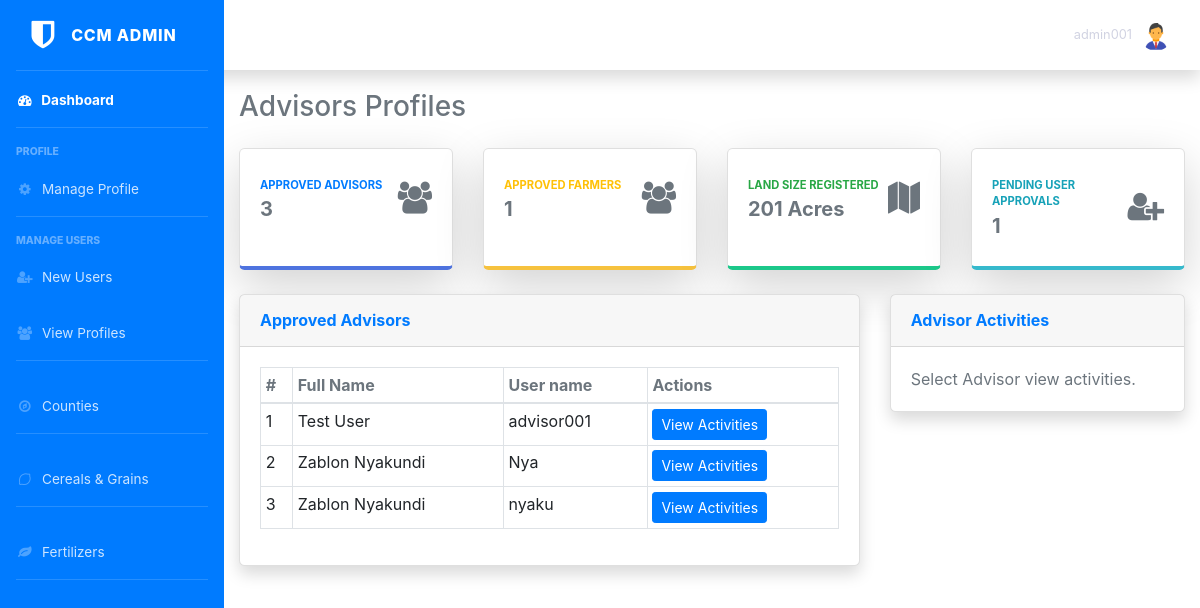
The page /admin/a_advisors.php (signed in) on the database its author committed.
### tables this page shows
CREATE TABLE `ccm_advisors` (
  `id` int NOT NULL AUTO_INCREMENT,
  `fullname` varchar(255) NOT NULL,
  `username` varchar(64) NOT NULL,
  `password` varchar(255) NOT NULL,
  `approved` int NOT NULL DEFAULT '0',
  PRIMARY KEY (`id`)
);

### admin/a_advisors.php (the view, shortened to what this page needs)
<?php
require_once '../includes/config.php';
?>
<!DOCTYPE html>
<html lang="en">
  <head>
    <?php include '../head.php'; ?>
    <link rel="stylesheet" href="../css/dashboard.css">
  </head>
  <body>
    <div class="d-flex">
      <?php include 'menu.php'; ?>
      <div class="container-fluid pt-9">
        <div class="d-sm-flex align-items-center justify-content-between mb-4">
          <h1 class="h3 mb-0 text-secondary">Advisors Profiles</h1>
        </div>
        <?php include 'summary.php'; ?>
        <div class="row">
          <div class="col-xl-8 col-lg-7">
            <div class="card shadow mb-4">
              <div class="card-header py-3 d-flex flex-row align-items-center justify-content-between">
                <h6 class="m-0 font-weight-bold text-primary">Approved Advisors</h6>
              </div>
              <div class="card-body">
                <?php
              $sql = "SELECT ccm_advisors.id As advisor, fullname, username\n"
                . "FROM ccm_advisors \n"
                . "WHERE approved = ?";
              if ($stmt = $conn->prepare($sql)) {
                $stmt->bind_param("i", $param_approved);
                if ($stmt->execute()) {
                  $result = $stmt->get_result();
                  if ($result->num_rows > 0) {
                    echo "<div class='table-responsive'>";
                    echo "<table class='table table-bordered table-sm'>";
                    echo "<thead class='text-secondary'>";
                    echo "<tr>";
                    echo "<th scope='col'>#</th>
                          <th scope='col'>Full Name</th>
                          <th scope='col'>User name</th>
                          <th scope='col'>Actions</th>
                          ";
                    echo "</tr>";
                    echo "</thead>";
                    echo "<tbody>";
                    $n = 1;
                    while ($row = $result->fetch_array()) {
                      echo "<tr>";
                      echo "<td>" . $n . "</td>";
                      echo "<td>" . $row['fullname'] . "</td>";
                      echo "<td>" . $row['username'] . "</td>";
                      echo "<td><a class='btn btn-primary btn-sm' href='a_advisors.php?admin=" . $_GET['admin'] . "&advisor=" . $row['advisor'] . "&name=" . $row['fullname'] . "'>View Activities</a></td>";
                      echo "</tr>";
                      $n++;
                    }
                    echo "</tbody></table>";
                    echo "</div>";
                  } else {
                    echo "<p class='card-text'>No Advisors registered / Approved yet.</p>";
                  }
                }
              }
              ?>
              </div>
            </div>
          </div>
          <div class="col-xl-4 col-lg-5">
            <div class="card shadow mb-4">
              <div class="card-header py-3 d-flex flex-row align-items-center justify-content-between">
                <h6 class="m-0 font-weight-bold text-primary">Advisor Activities</h6>
              </div>
              <div class="card-body">
                <?php
              $sql = "SELECT COUNT(DISTINCT ccm_replies.question) FROM ccm_replies WHERE ccm_replies.replied_by = ?\n"
                . "UNION ALL\n"
                . "SELECT COUNT(ccm_alerts.id) FROM ccm_alerts WHERE ccm_alerts.made_by = ?\n"
                . "UNION ALL\n"
                . "SELECT COUNT(ccm_complaints.id) FROM ccm_complaints WHERE ccm_complaints.handled_by = ?";
              if (isset($_GET['advisor'])) {
                if ($stmt = $conn->prepare($sql)) {
                  $stmt->bind_param("iii", $param_advisor, $param_advisor, $param_advisor);
                  $param_advisor = $_GET['advisor'];
                  if ($stmt->execute()) {
                    $result = $stmt->get_result();
                    echo "<p class='card-text text-secondary mb-2'>Viewing number of questions answered, complaints handled and alerts created by: " . $_GET['name'] . "</p>";
                    $res = array();
                    while ($row =  $result->fetch_array(MYSQLI_NUM)) {
                      foreach ($row as $r) {
                        array_push($res, $r);
                      }
                    }
                    echo "<div class='d-flex justify-content-around'>";
                    echo "<span class='badge badge-pill badge-success p-4 rounded-circle'>" . $res[0] . "</span>";
                    echo "<span class='badge badge-pill badge-danger p-4 rounded-circle'>" . $res[1] . "</span>";
                    echo "<span class='badge badge-pill badge-warning p-4 rounded-circle'>" . $res[2] . "</span>";
                    echo "</div>";
                    echo "<div class='mt-4 text-center small'>";
                    echo "<span class='mr-2'>";
                    echo "<i class='fa fa-circle text-success'></i> Questions";
                    echo "</span>";
                    echo "<span class='mr-2'>";
                    echo "<i class='fa fa-circle text-danger'></i> Alerts";
                    echo "</span>";
                    echo "<span class='mr-2'>";
                    echo "<i class='fa fa-circle text-warning'></i> Complaints";
                    echo "</span>";
                    echo "</div>";
                  }
                }
                $stmt->close();
              } else {
                echo "<p class='card-text text-muted'>Select Advisor view activities.</p>";
              }
              ?>
              </div>
            </div>
          </div>
        </div>
      </div>
  </body>
</html>

### css/dashboard.css (style rules this page uses)
.pt-9 { padding-top: 90px; }
.card { border-radius: .35rem; }

### rows shown on the page
ccm_advisors: fullname "Test User", username "advisor001"
ccm_advisors: fullname "Zablon Nyakundi", username "Nya"
ccm_advisors: fullname "Zablon Nyakundi", username "nyaku"

### other values the page prints
$_SESSION['admin_uname'] "admin001"
$count "3"
$count "1"
$landsize "201"
$users "1"
